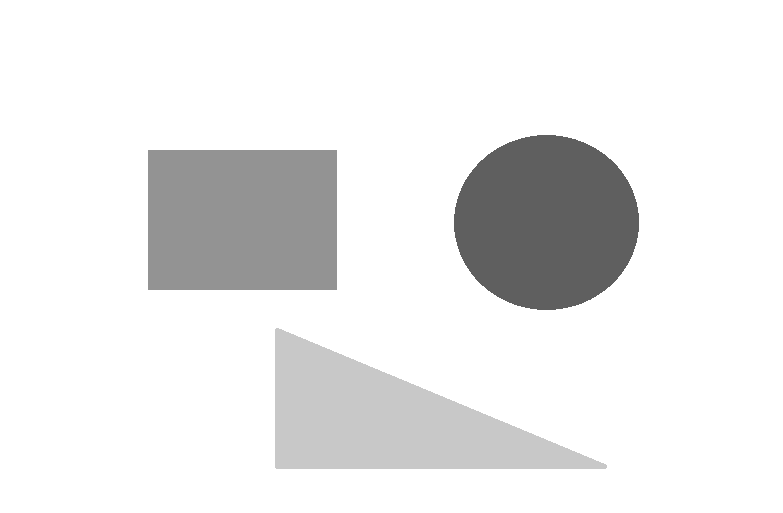
#> input picture data/imgs/test_img.bmp, 783 x 513 px
$ python numpy_image_ops.py
#> lines starting #> are read from the running program, lines starting #| are printed output that depends on the picture; after the words box and inside, x2 and y2 are one past the last pixel; in counts of white or black regions, pixels touching at a corner belong together
### common/utils.py
"""共享工具函数：跨章节使用的通用辅助函数

主要功能：
- 图像读取与显示
- 文本/图像可视化辅助
- 性能计时
"""

from __future__ import annotations
import time
from contextlib import contextmanager
from pathlib import Path
from typing import Optional, Tuple

import cv2
import numpy as np


def read_image(path: str | Path, grayscale: bool = False) -> np.ndarray:
    """安全读取图像，处理常见错误

    参数：
        path: 图像路径
        grayscale: 是否以灰度模式读取

    返回：
        NumPy 图像数组

    异常：
        FileNotFoundError: 文件不存在
        ValueError: 文件无法解码为图像
    """
    path = Path(path)
    if not path.exists():
        raise FileNotFoundError(f"图像文件不存在: {path}")

    flag = cv2.IMREAD_GRAYSCALE if grayscale else cv2.IMREAD_COLOR

    # 统一使用 numpy 方式读取，避免 Windows 中文路径下 cv2.imread 报警告
    img = cv2.imdecode(np.fromfile(str(path), dtype=np.uint8), flag)

    if img is None:
        raise ValueError(f"无法解码图像: {path}")
    return img


# [25 lines left out: functions save_image, timer, not called in this run]


def show_images(*images: np.ndarray,
                titles: Optional[list[str]] = None,
                window_size: Tuple[int, int] = (10, 6)) -> None:
    """用 matplotlib 显示多张图像（保存并用 cv2.imshow 弹窗）

    参数:
        *images: 一张或多张图像
        titles: 对应的标题列表
        window_size: 窗口大小
    """
    import matplotlib.pyplot as plt
    plt.rcParams['font.sans-serif'] = ['SimHei', 'Microsoft YaHei']
    plt.rcParams['axes.unicode_minus'] = False

    n = len(images)
    if titles is None:
        titles = [f"图像 {i + 1}" for i in range(n)]

    fig, axes = plt.subplots(1, n, figsize=window_size)
    if n == 1:
        axes = [axes]

    for ax, img, title in zip(axes, images, titles):
        if img.ndim == 2:
            ax.imshow(img, cmap='gray')
        else:
            ax.imshow(cv2.cvtColor(img, cv2.COLOR_BGR2RGB))
        ax.set_title(title)
        ax.axis('off')

    plt.tight_layout()
    show_plot()


def show_plot(save_path: str = "outputs/plot_result.png") -> None:
    """保存 matplotlib 图表并用 cv2.imshow 弹窗显示

    替代 plt.show()，兼容无 GUI 后端的环境。
    """
    import matplotlib.pyplot as plt

    save_path = Path(save_path)
    save_path.parent.mkdir(parents=True, exist_ok=True)
    plt.savefig(str(save_path), dpi=100, bbox_inches='tight')
    plt.close('all')
    print(f"图表已保存: {save_path}")

    # 用 cv2.imshow 弹窗显示
    plot_img = read_image(save_path)
    cv2.imshow("plot", plot_img)
    cv2.waitKey(0)
    cv2.destroyAllWindows()


# [132 lines left out: functions ensure_dir, load_answer_gt, find_gt_for_image, load_student_id_from_gt, list_student_ids_from_segmented, find_gt_for_student_id and 1 more, not called in this run]

### chapter03/numpy_image_ops.py
"""第3章：NumPy图像数组操作综合演示

教材对应：第3章 Python科学计算基础
"""

from __future__ import annotations
import time
import sys
from pathlib import Path

import cv2
import matplotlib.pyplot as plt
import numpy as np

# 添加父目录到路径以导入common模块
sys.path.insert(0, str(Path(__file__).parent.parent))
from common.utils import read_image, show_images


def perf_compare():
    """演示NumPy向量化 vs Python循环的性能差距"""
    print("=== 性能对比：循环 vs 向量化 ===")
    size = 1_000_000

    # Python列表
    py_list = list(range(size))
    start = time.time()
    _ = [x + 10 for x in py_list]
    time_list = time.time() - start

    # NumPy
    np_array = np.arange(size)
    start = time.time()
    _ = np_array + 10
    time_numpy = time.time() - start

    print(f"Python列表: {time_list * 1000:.2f} ms")
    print(f"NumPy数组:  {time_numpy * 1000:.2f} ms")
    print(f"加速比: {time_list / max(time_numpy, 1e-9):.0f}x")


def numpy_image_ops(image_path: str):
    """演示NumPy操作图像数组"""
    try:
        img = read_image(image_path)
    except (FileNotFoundError, ValueError) as e:
        print(f"无法读取 {image_path}: {e}")
        return

    print(f"\n=== NumPy图像操作 ===")
    print(f"shape: {img.shape}")
    print(f"dtype: {img.dtype}")
    print(f"size: {img.size}")
    print(f"通道数: {img.ndim}")

    # 切片 = 裁剪
    h, w = img.shape[:2]
    cropped = img[h // 4:3 * h // 4, w // 4:3 * w // 4]
    print(f"\n裁剪后: {cropped.shape}")

    # 算术 = 亮度调节
    brighter = np.clip(img.astype(np.int16) + 50, 0, 255).astype(np.uint8)
    darker = np.clip(img.astype(np.int16) - 50, 0, 255).astype(np.uint8)

    # 布尔索引 = 二值化
    gray = cv2.cvtColor(img, cv2.COLOR_BGR2GRAY)
    binary = np.zeros_like(gray)
    binary[gray > 127] = 255

    # 广播 = 通道加权
    weights = np.array([0.114, 0.587, 0.299])   # BGR顺序
    gray_manual = np.sum(img.astype(np.float32) * weights, axis=2)
    gray_manual = gray_manual.astype(np.uint8)

    # 保存
    Path("outputs").mkdir(exist_ok=True)
    cv2.imwrite("outputs/np_brighter.png", brighter)
    cv2.imwrite("outputs/np_binary.png", binary)
    cv2.imwrite("outputs/np_gray_manual.png", gray_manual)
    print("\n已保存:")
    print("  - outputs/np_brighter.png (NumPy加法调亮)")
    print("  - outputs/np_binary.png  (布尔索引二值化)")
    print("  - outputs/np_gray_manual.png (广播灰度转换)")

    # 可视化对比
    show_images(img, brighter, darker, binary, gray_manual,
                titles=["原图", "+50 调亮", "-50 调暗", "布尔二值化", "广播灰度"],
                window_size=(15, 4))


def broadcasting_demo():
    """演示广播机制"""
    print("\n=== 广播机制 ===")

    # 标量 + 数组
    a = np.array([1, 2, 3])
    print(f"{a} + 10 = {a + 10}")

    # 一维 + 二维
    matrix = np.ones((3, 3))
    row = np.array([1, 2, 3])
    print(f"\nmatrix:\n{matrix}")
    print(f"row: {row}")
    print(f"matrix * row:\n{matrix * row}")


def stats_demo():
    """演示统计函数"""
    print("\n=== 统计函数 ===")
    repo_root = Path(__file__).parent.parent
    image_path = repo_root / "data" / "imgs" / "test_img.bmp"

    if not image_path.exists():
        print("跳过：测试图像不存在")
        return

    try:
        gray = read_image(str(image_path), grayscale=True)
#> in read_image, img is the input picture: shape (513, 783); min 95, max 255, mean 234.4
        print(f"均值: {gray.mean():.2f}")
        print(f"标准差: {gray.std():.2f}")
        print(f"最小值: {gray.min()}")
        print(f"最大值: {gray.max()}")

        # 各通道均值
        color = read_image(str(image_path))
        bgr_mean = color.mean(axis=(0, 1))
        print(f"BGR各通道均值: B={bgr_mean[0]:.1f}, G={bgr_mean[1]:.1f}, R={bgr_mean[2]:.1f}")
    except (FileNotFoundError, ValueError) as e:
        print(f"跳过：无法读取图像 - {e}")


def main():
    perf_compare()
    broadcasting_demo()
    stats_demo()
#| 均值: 234.44
#| 标准差: 46.34
#| 最小值: 95
#| 最大值: 255
#> call 2 of read_image, with path = 'data/imgs/test_img.bmp', grayscale = False
#> in read_image (call 2), `img = cv2.imdecode(np.fromfile(str(path), dtype=np.uint8), flag)`:
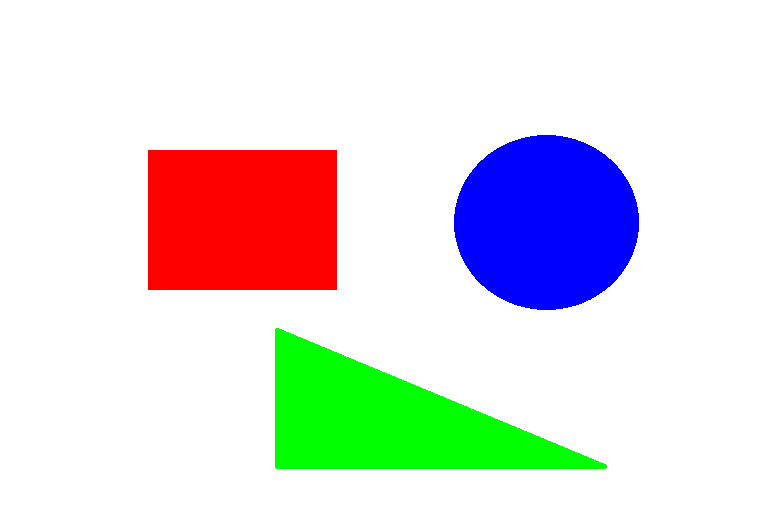
#> img: shape (513, 783, 3); mean B, G, R 222.8, 222.1, 223.5
#> in stats_demo, `bgr_mean = color.mean(axis=(0, 1))`: bgr_mean = [222.8, 222.1, 223.5]
#| BGR各通道均值: B=222.8, G=222.1, R=223.5

    if len(sys.argv) > 1:
        image_path = sys.argv[1]
    else:
        repo_root = Path(__file__).parent.parent
        image_path = str(repo_root / "data" / "imgs" / "test_img.bmp")
        if not Path(image_path).exists():
            print("\n提示：运行 python common/test_images.py 生成测试图像")
            return

    numpy_image_ops(image_path)
#| shape: (513, 783, 3)
#| dtype: uint8
#| size: 1205037
#| 通道数: 3
#> in numpy_image_ops, `cropped = img[h // 4:3 * h // 4, w // 4:3 * w // 4]`:
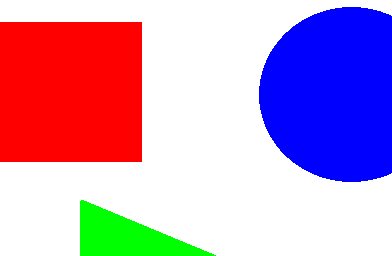
#> cropped: shape (256, 392, 3); mean B, G, R 194.5, 154.8, 195.3
#| 裁剪后: (256, 392, 3)
#> in numpy_image_ops, `brighter = np.clip(img.astype(np.int16) + 50, 0, 255).astype(np.uint8)`:
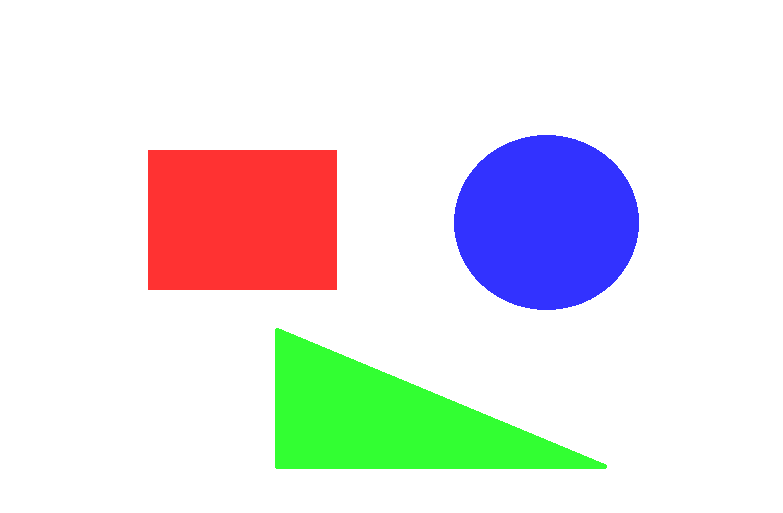
#> brighter: shape (513, 783, 3); mean B, G, R 229.1, 228.5, 229.6
#> in numpy_image_ops, `darker = np.clip(img.astype(np.int16) - 50, 0, 255).astype(np.uint8)`:
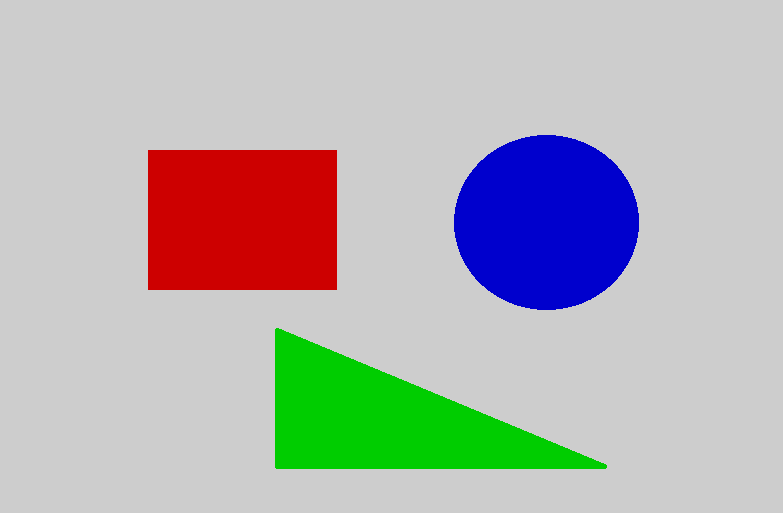
#> darker: shape (513, 783, 3); mean B, G, R 179.1, 178.5, 179.6
#> in numpy_image_ops, `gray = cv2.cvtColor(img, cv2.COLOR_BGR2GRAY)`:
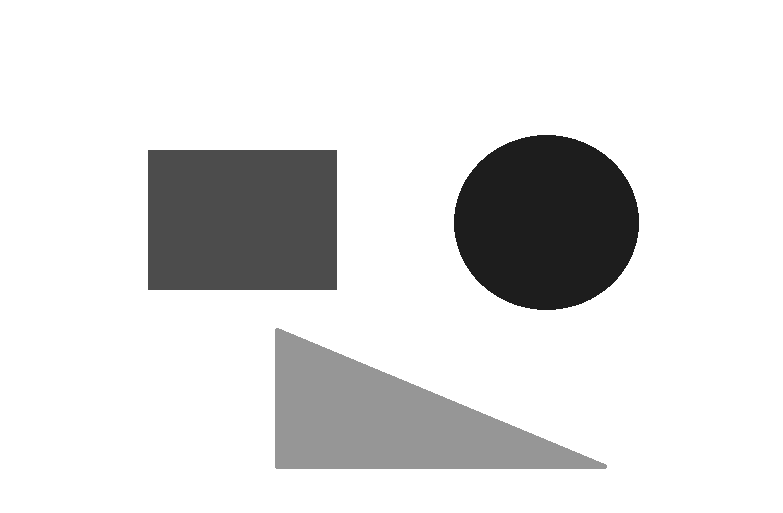
#> gray: shape (513, 783); min 29, max 255, mean 222.6
#> in numpy_image_ops, `cv2.imwrite("outputs/np_binary.png", binary)`:
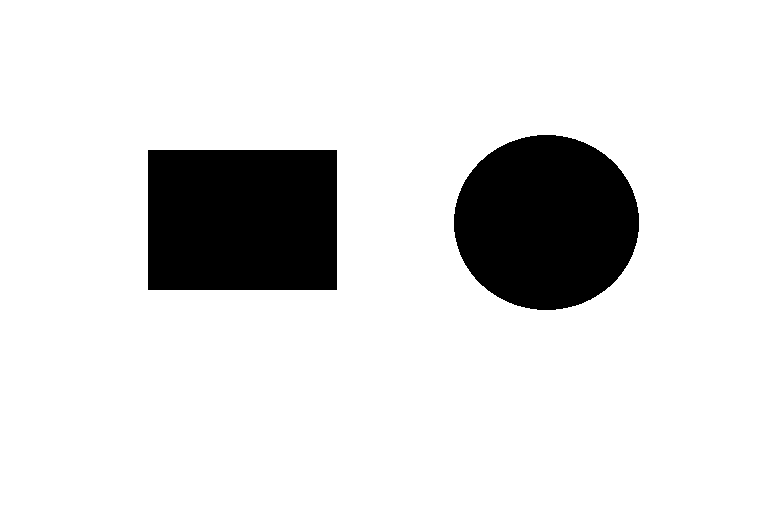
#> saved as np_binary.png: shape (513, 783); 87.1% white; 2 black regions, box (x1, y1, x2, y2) and area: (148, 150, 337, 290) 26460, (454, 135, 639, 310) 25403
#> in show_plot, `plt.savefig(str(save_path), dpi=100, bbox_inches='tight')`:
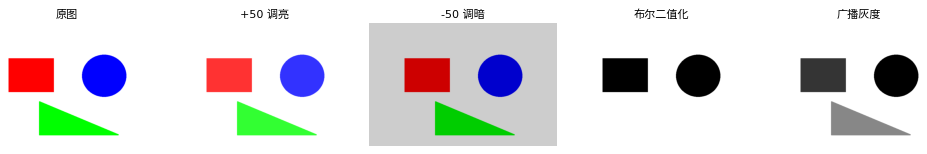
#> figure drawn by matplotlib, 5 panels


if __name__ == "__main__":
#> (the run stopped early here; a loop or call above may not have finished)
